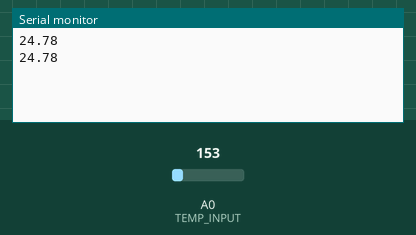
This sketch was run on a simulated Arduino Uno, built with avr-gcc and run on an emulated ATmega328P. Shown: the last lines printed to the serial monitor. The inputs (shaded band) are chosen by the test bench; at power-on: A0 (TEMP_INPUT) = 153.

Above: at 1.8 s.
1.9 s: A0 (TEMP_INPUT) set to 165
At 2.8 s:
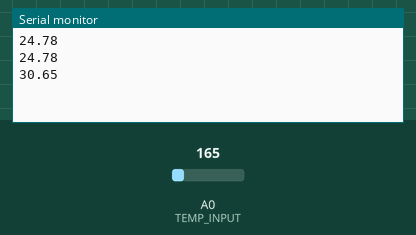
3.4 s: A0 (TEMP_INPUT) set to 175
At 4.4 s:
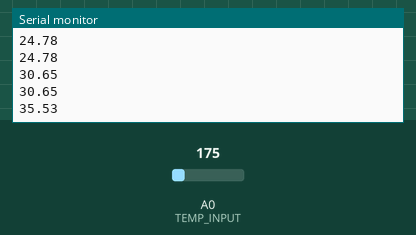
Timing chart, 0 to 6.4 s (numbered marks = the images above; inputs shaded):
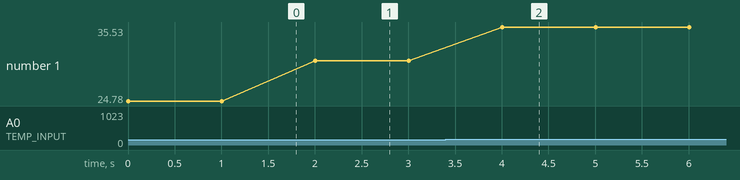

Measured:
- after the input at 1.9 s, the serial monitor: prints a new line after 0.10 s (image 1)
- after the input at 3.4 s, the serial monitor: prints a new line after 0.60 s (image 2)
- plotted number 1: 24.78 → 30.65 after the input at 1.9 s, 30.65 → 35.53 after the input at 3.4 s

The sketch:

AAnn_tmp36_start.ino
```cpp
//
// AA00, TMP36 sensor
//

#define TEMP_INPUT 0
// or  int TEMP_INPUT = 0;

void setup() {
  Serial.begin(9600);
}

void loop() {
   //getting the voltage reading from the temperature sensor
  int value = analogRead(TEMP_INPUT);
  //Serial.print("value:");
  //Serial.print(value);
  //Serial.print(" , voltage:");

  // // converting that reading to voltage
   float voltage = value * 5.0 * 1000.0/1023.0;  // in mV

  // // print out the voltage
   //Serial.print(voltage);
   //Serial.print(" mV, ");

  // // now print out the temperature
    //Serial.print("Temperature:");
   float temperatureC = (voltage - 500) / 10 ;
   Serial.println(temperatureC);
   //Serial.println(" degrees C");

   delay(1000);
}
```
